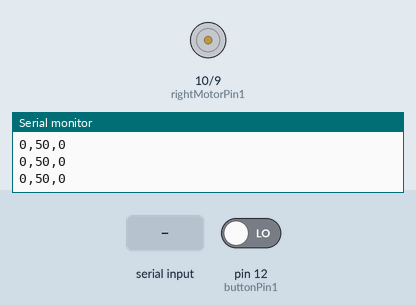
Simulated run of this sketch. Board: Arduino Uno, built with avr-gcc and run on an emulated ATmega328P. Shown: motor-driver pin pairs drawn as motors (green arrow = first pin HIGH = forward, orange = second pin HIGH = backward, longer = more drive), the last lines printed to the serial monitor. The inputs (shaded band) are chosen by the test bench; at power-on: pin 12 (buttonPin1) LOW.

Above: at 1.2 s.
1.3 s: "90,45\n" received over Serial
At 1.8 s:
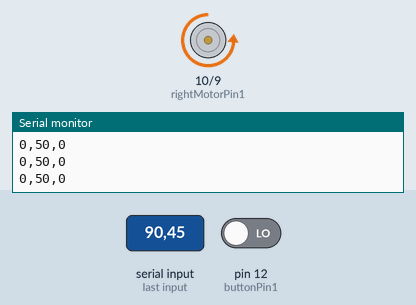
2.8 s: "30,150\n" received over Serial
At 4.0 s:
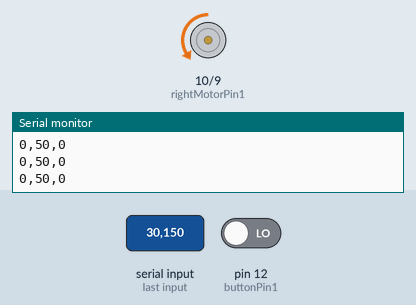
4.3 s: "5\n" received over Serial
At 5.2 s:
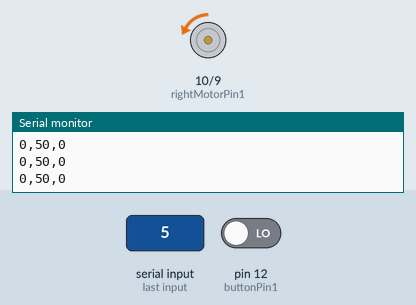
5.8 s: "90\n" received over Serial
At 6.4 s:
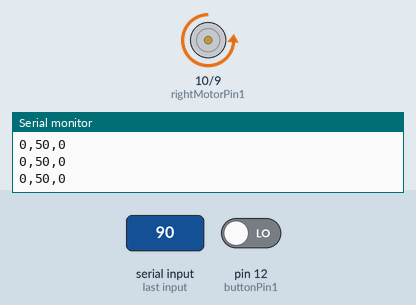
Timing chart, 0 to 8.3 s (numbered marks = the images above; inputs shaded):
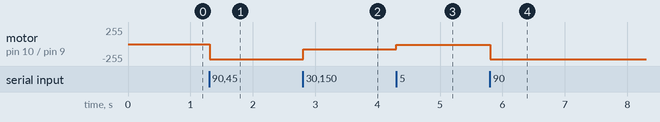

Measured:
- after the input at 1.3 s, motor on pin 10 (rightMotorPin1) / pin 9 (rightMotorPin2): stopped → backward 229/255 at once
- after the input at 2.8 s, motor on pin 10 (rightMotorPin1) / pin 9 (rightMotorPin2): backward 229/255 → backward 76/255 at once
- after the input at 4.3 s, motor on pin 10 (rightMotorPin1) / pin 9 (rightMotorPin2): backward 76/255 → backward 12/255 at once
- after the input at 5.8 s, motor on pin 10 (rightMotorPin1) / pin 9 (rightMotorPin2): backward 12/255 → backward 229/255 at once

The sketch:

encoder_interrupt.ino
```cpp
// Define motor pins
const int rightMotorPin1 = 10;
const int rightMotorPin2 = 9;
const int MAX_SPEED = 255;
int rightSpeed = 0;
const byte buttonPin1 = 12; // pin 12
volatile int counter1 = 0;
unsigned long previousMillis = 0;
const long interval = 250;

void setup()
{
    pinMode(rightMotorPin1, OUTPUT);
    pinMode(rightMotorPin2, OUTPUT);
    // ENABLE PCIE0 Bit0 = 1 (port B)
    PCICR |= B00000001;
    // SELECT PCINT4 Bit4 = 1 (pin 12)
    PCMSK0 |= B00010000;
    Serial.begin(9600);
}

void loop()
{
    if (Serial.available() > 0)
    {
        String inputString = Serial.readStringUntil('\n');
        rightSpeed = inputString.toInt();

        int rightValue = map(rightSpeed, -100, 100, -255, 255);

        if (rightSpeed > 0)
        {
            digitalWrite(rightMotorPin1, LOW);
            analogWrite(rightMotorPin2, abs(rightValue));
        }
        else if (rightSpeed < 0)
        {
            analogWrite(rightMotorPin1, abs(rightValue));
            digitalWrite(rightMotorPin2, LOW);
        }
        else
        {
            digitalWrite(rightMotorPin1, LOW);
            digitalWrite(rightMotorPin2, LOW);
        }
    }

    unsigned long currentMillis = millis();

    if (currentMillis - previousMillis >= interval)
    {
        previousMillis = currentMillis;
        Serial.print("0,50,");
        Serial.println(counter1);
        counter1 = 0;
    }
}

ISR(PCINT0_vect)
{
    counter1++; // increment counter1
}
```
